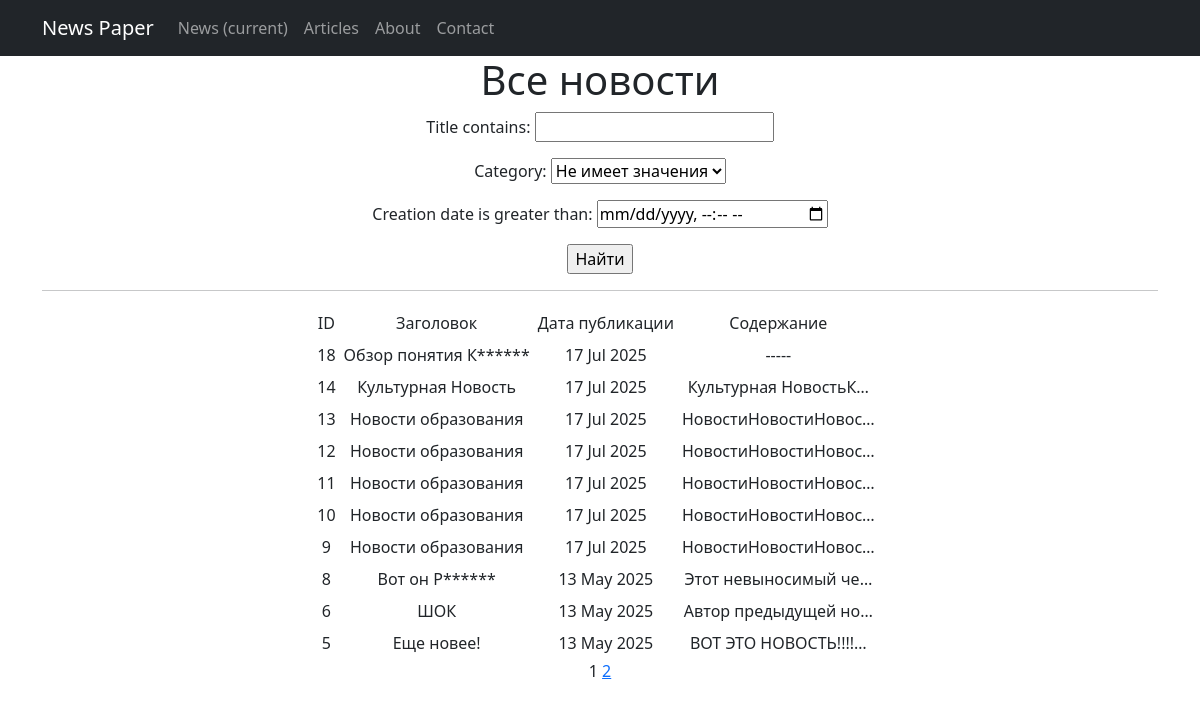
Page /news/ on the committed database.
### news/models.py (models this page shows, shortened)
class Post(models.Model):
    author = models.ForeignKey(Author, on_delete=models.CASCADE)
    news = 'NW'
    article = 'AR'
    CATHEGORY_CHOICES = (
        (news, 'Новость'),
        (article, 'Статья')
    )
    category_type = models.CharField(max_length=2, choices=CATHEGORY_CHOICES, default=article)
    creation_date = models.DateTimeField(auto_now_add=True)
    post_category = models.ManyToManyField(Category, through='PostCategory')
    title = models.CharField(max_length=128)
    text = models.TextField()
    rating = models.SmallIntegerField(default=0)

### news/views.py (the view)
# urls.py: path('', NewsList.as_view(), name = 'news'),
class NewsList(ListView):
    ordering = '-creation_date'
    queryset = Post.objects.filter(
         category_type = 'NW'
     )
    template_name = 'news.html'
    context_object_name = 'news'
    paginate_by = 10
    def get_queryset(self):
       queryset = super().get_queryset()
       self.filterset = NewsFilter(self.request.GET, queryset)
       return self.filterset.qs
    def get_context_data(self, **kwargs):
       context = super().get_context_data(**kwargs)
       context['filterset'] = self.filterset
       return context

### news/models.py (called while the page is built)
    def __str__(self):
        return self.name

### news/templatetags/custom_filters.py (called while the page is built)
def replace(word):
    if word.lower() in POSSIBLE_CURSES:
        repl = ''.join([word[0]]+[l.replace(l, "*") for l in word[1:]])
        return repl
    else:
        return word

@register.filter()
def censor(value):
    if type(value)==str:
        value = ' '.join([replace(word) for word in value.split()])
        return f'{value}'
    else:
        return f'{value}'

### templates/news.html (shortened to what this page needs)
{% extends 'flatpages/default.html' %}
{% load custom_filters %}
{% block content %}
   <h1>Все новости</h1>
   <form action="" method="get">
       {{ filterset.form.as_p }}
       <input type="submit" value="Найти" />
   </form>
   <hr>
   {% if news %}
        <table  align="center" class="table-sm">
           <tr>
               <td>ID</td>
               <td>Заголовок</td>
               <td>Дата публикации</td>
               <td>Содержание</td>
           </tr>
           {% for n in news %}
           <tr>
                <td>{{ n.id }}</td>
               <td>{{ n.title|censor }}</td>
               <td>{{ n.creation_date|date:'d M Y' }}</td>
               <td>{{ n.text|truncatechars:20|censor }}</td>
                <td>
                </td>
           </tr>
           {% endfor %}
       </table>
   {% else %}
       <h2>Пока без новостей!</h2>
   {% endif %}
   {{ page_obj.number }}
   {% if page_obj.has_next %}
       <a href="?page={{ page_obj.next_page_number }}">{{ page_obj.next_page_number }}</a>
   {% endif %}
{% endblock content %}

### templates/flatpages/default.html (shortened to what this page needs)
<!DOCTYPE html>
<html lang="en">
    <head>
        {% load static %}
        <link href="{% static 'css/styles.css' %}" rel="stylesheet" />
    </head>
    <body>
        <nav class="navbar navbar-expand-lg navbar-dark bg-dark static-top">
            <div class="container">
                <a class="navbar-brand" href="/news/">News Paper</a>
                <div class="collapse navbar-collapse" id="navbarResponsive">
                    <ul class="navbar-nav ml-auto">
                        <li class="nav-item active">
                            <a class="nav-link" href="/news/">News
                                <span class="sr-only">(current)</span>
                            </a>
                        </li>
                        <li class="nav-item">
                            <a class="nav-link" href="/news/articles/">Articles</a>
                        </li>
                        <li class="nav-item">
                            <a class="nav-link" href=".#">About</a>
                        </li>
                        <li class="nav-item">
                            <a class="nav-link" href=".#">Contact</a>
                        </li>
                    </ul>
                </div>
            </div>
</nav>
         <div class="container">
            <div class="row">
                <div class="col-lg-12 text-center">
                {% block content %}{% endblock content %}
                </div>
            </div>
        </div>
    </body>
</html>

### rows in the picture
Post: id "18", title|censor "Обзор понятия К******", creation_date "17 Jul 2025", text|censor "-----"
Post: id "14", title|censor "Культурная Новость", creation_date "17 Jul 2025", text|censor "Культурная НовостьК…"
Post: id "13", title|censor "Новости образования", creation_date "17 Jul 2025", text|censor "НовостиНовостиНовос…"
Post: id "12", title|censor "Новости образования", creation_date "17 Jul 2025", text|censor "НовостиНовостиНовос…"
Post: id "11", title|censor "Новости образования", creation_date "17 Jul 2025", text|censor "НовостиНовостиНовос…"
Post: id "10", title|censor "Новости образования", creation_date "17 Jul 2025", text|censor "НовостиНовостиНовос…"
Post: id "9", title|censor "Новости образования", creation_date "17 Jul 2025", text|censor "НовостиНовостиНовос…"
Post: id "8", title|censor "Вот он Р******", creation_date "13 May 2025", text|censor "Этот невыносимый че…"
Post: id "6", title|censor "ШОК", creation_date "13 May 2025", text|censor "Автор предыдущей но…"
Post: id "5", title|censor "Еще новее!", creation_date "13 May 2025", text|censor "ВОТ ЭТО НОВОСТЬ!!!!…"

### other values in the picture
{{ page_obj.number }} "1"
{{ page_obj.next_page_number }} "2"
